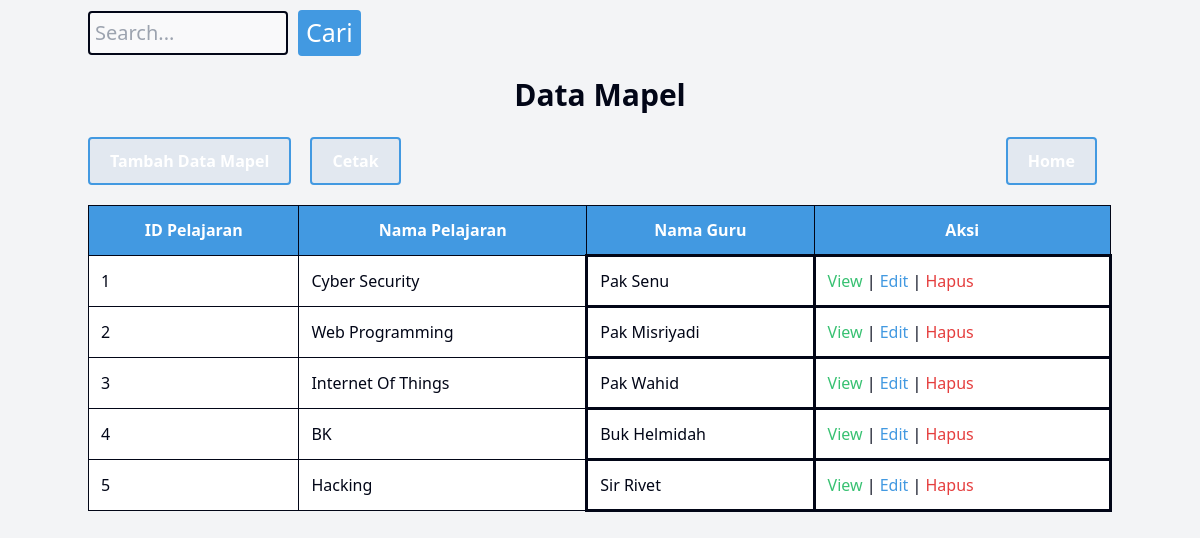
Page /perpustakaan/public/dashboard/data/dashboardmapel.php on the committed database.
### tables this page shows
CREATE TABLE `matapelajaran` (
  `idpelajaran` int(11) NOT NULL,
  `namapelajaran` varchar(100) DEFAULT NULL,
  `guru_idguru` int(11) DEFAULT NULL
);

CREATE TABLE `guru` (
  `idguru` int(11) NOT NULL,
  `nama` varchar(255) DEFAULT NULL,
  `alamat` text DEFAULT NULL,
  `email` varchar(100) DEFAULT NULL,
  `no_hp` varchar(20) DEFAULT NULL
);

### perpustakaan/public/dashboard/data/dashboardmapel.php (the view, shortened to what this page needs)
<?php
	include_once("../../../config/koneksi.php");
?>
<!DOCTYPE html>
<html>
<head>
	<link rel="stylesheet" href="../../css/output.css">
</head>
<body class="bg-gray-100">
	<div class="container mx-auto py-8">
		<form action="dashboardmapel.php" method="GET" class="mb-4">
           <div class="search-container">
                <input type="text" name="cari" placeholder="Search..." class="border border-gray-400 rounded-md px-2 py-1" style="font-size: 20px;">
                <input type="submit" value="Cari" class="btn bg-blue-500 text-white px-4 py-1 rounded-md" style="font-size: 25px;">
            </div>
        </form>
	<table border="1">
		<h1> Data Mapel </h1>
		<nav>
			<div>
				<a href="../../mapel/view/tambah.php" class="btn bg-blue-500 text-white">Tambah Data Mapel</a>
				<a href="../../mapel/view/cetak.php" target="_blank" class="btn bg-blue-500 text-white">Cetak</a>
			</div>
            <div>
                <a href="../dashboard.php" class="btn bg-blue-500 text-white">Home</a>
            </div>
        </nav>
			<?php
				if (isset($_GET['cari'])) {
					$cari = $_GET['cari'];
					$ambildata = mysqli_query($kon, "SELECT matapelajaran.*, guru.nama FROM matapelajaran
                                                    INNER JOIN guru ON matapelajaran.guru_idguru = guru.idguru
                                                    WHERE matapelajaran.idpelajaran LIKE '%".$cari."%' OR matapelajaran.namapelajaran LIKE '%".$cari."%'");
				} else {
					$ambildata = mysqli_query($kon, "SELECT matapelajaran.*, guru.nama FROM matapelajaran
                                                    INNER JOIN guru ON matapelajaran.guru_idguru = guru.idguru
                                                    ORDER BY matapelajaran.idpelajaran ASC");
				}
			?>
		<tr>
			<th class="border border-gray-400 px-4 py-2 text-center"> ID Pelajaran </th>
            <th class="border border-gray-400 px-4 py-2 text-center"> Nama Pelajaran </th>
			<th class="border border-gray-400 px-4 py-2 text-center"> Nama Guru </th>
			<th class="border border-gray-400 px-4 py-2 text-center"> Aksi </th>
		</tr>
		<tbody>
		<?php
			while ($userAmbilData = mysqli_fetch_array($ambildata)) {
				echo "<tr>";
					echo "<td class='border border-gray-400 px-4 py-2'>" . $idpelajaran = $userAmbilData['idpelajaran'] . "</td>";
                    echo "<td class='border border-gray-400 px-4 py-2'>" . $namapelajaran = $userAmbilData['namapelajaran'] . "</td>";
					echo "<td>" . $guru = $userAmbilData['nama'] . "</td>";
					echo "<td>
							<a href='../../mapel/view/view.php?idpelajaran=" . $userAmbilData['idpelajaran'] . "' class='btn btn-view'  > View </a> |
							<a href='../../mapel/view/update.php?idpelajaran=" . $userAmbilData['idpelajaran'] . "' class='btn btn-edit'> Edit </a> |
							<a href='../../mapel/Controller/mapelhapus.php?idpelajaran=" . $userAmbilData['idpelajaran'] ."' class='btn btn-hapus'> Hapus </a>
						</td>";
				echo "</tr>";
			}
		?>
		</tbody>
	</table>
</body>
</html>

### perpustakaan/public/dashboard/data/dashboardmapel.php (style rules this page uses)
h1 { text-align: center; color: #020617; font-weight: bold; margin-bottom: 20px; font-size: 30px; }
nav { display: flex; justify-content: space-between; align-items: center; margin-bottom: 10px; }
nav a { padding: 10px 20px; margin-right: 15px; color: #1a365d; font-weight: bold; text-decoration: none; display: inline-block; background-color: #e2e8f0; border: 2px solid #4299e1; border-radius: 4px; }
table { border-collapse: collapse; width: 100%; margin-top: 20px; }
th, td { border: 3px solid #020617; padding: 12px; text-align: left; color: #020617; background-color: #fff; }
th:first-child { color: #fff; }
th { font-weight: bold; background-color: #4299e1; }
td { font-size: 16px; }
th:first-child, th:nth-child(2), th:nth-child(3), th:nth-child(4) { color: #fff; }
.btn-view { color: #38c172; }
.btn-edit { color: #4299e1; }
.btn-hapus { color: #e53e3e; }
.search-container { display: flex; align-items: center; }
.search-container input[type=text] { width: 200px; margin-top: 10px; padding: 5px; font-size: 5px; border: 2px solid #020617; border-radius: 4px; background-color: rgba(255, 255, 255, 0.5); }
.search-container input[type=submit] { background-color: #4299e1; color: white; border: none; padding: 4px 8px; border-radius: 4px; cursor: pointer; font-size: 14px; margin-left: 10px; margin-top: 10px; }

### rows in the picture
matapelajaran: idpelajaran "1", namapelajaran "Cyber Security", guru_idguru.nama "Pak Senu"
matapelajaran: idpelajaran "2", namapelajaran "Web Programming", guru_idguru.nama "Pak Misriyadi"
matapelajaran: idpelajaran "3", namapelajaran "Internet Of Things", guru_idguru.nama "Pak Wahid"
matapelajaran: idpelajaran "4", namapelajaran "BK", guru_idguru.nama "Buk Helmidah"
matapelajaran: idpelajaran "5", namapelajaran "Hacking", guru_idguru.nama "Sir Rivet"
